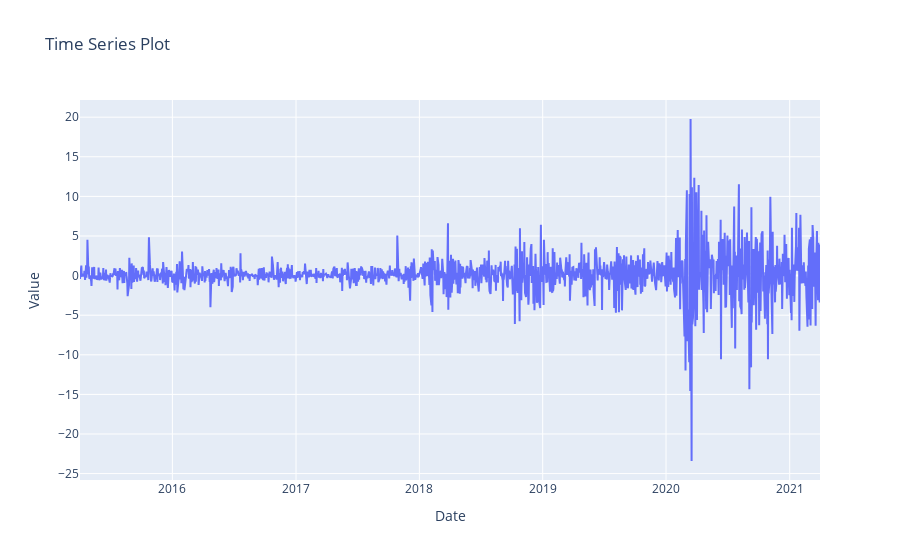

The notebook cell saved with this chart:
### Code cell
# Plotting interactive time series plot time
trace = go.Scatter(
    x = diff_time_series.index,
    y = diff_time_series,
    mode = 'lines',
    name = 'diff_time_series'
)

data = [trace]

# Create a layout
layout = go.Layout(
    title='Time Series Plot',
    xaxis=dict(
        title='Date'
    ),
    yaxis=dict(
        title='Value'
    )
)

# Create a Figure and plot it
fig = go.Figure(data=data, layout=layout)
fig.show()

### Figure 1 — Plotly figure (JSON) as saved in the notebook; plotly's stock layout.template omitted (floating-point values rounded to 4 significant figures; data arrays with more than 128 entries replaced by an {"elided": "..."} marker saying what was removed)
{"data": [{"mode": "lines", "name": "diff_time_series", "type": "scatter", "x": {"elided": "1510 str values"}, "y": {"elided": "1510 float values"}}], "layout": {"title": {"text": "Time Series Plot"}, "xaxis": {"title": {"text": "Date"}}, "yaxis": {"title": {"text": "Value"}}}}
